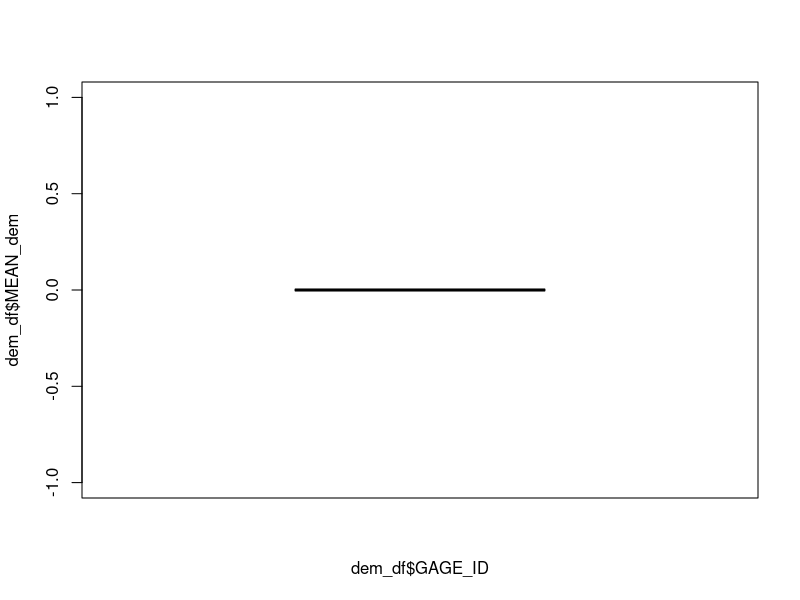

Here is the R script that generated this plot:
## ---- chunk 1
library("foreign")
library("dplyr") 

setwd("C:/Users/taohuang/Downloads/prism-main")

#06623800 is missing!
dbf<-list.files(pattern="\\.dbf" )
#pattern =   "^[NHDPlus]" & 

dem_df<-data.frame(GAGE_ID= as.character("0"), MEAN_dem=0 , MIN=0)

for (f in dbf         )
{
  print(f)
  dem<-read.dbf(f) # centimeters.
  dem$MEAN_dem<-dem$MEAN/100 #m
#  dem<-dem[dem$MAJORITY>0,]
  dem$GAGE_ID<-as.character(dem$GAGE_ID)
  dem_df<-rbind(dem_df,dem[,c("GAGE_ID","MEAN_dem", "MIN")])
  dem_df<-dem_df[!dem_df$GAGE_ID=="0",]
}

dem_df

head(dem_df)

summary(dem_df)

table(dem_df$GAGE_ID)

boxplot(dem_df$MEAN_dem~dem_df$GAGE_ID)

ws_dem<-dem_df %>%
  group_by(GAGE_ID) %>%
  summarise(ws_dem = mean(MEAN_dem, na.rm = TRUE))
ws_dem

save(ws_dem, file="ws_dem.Rdata")

